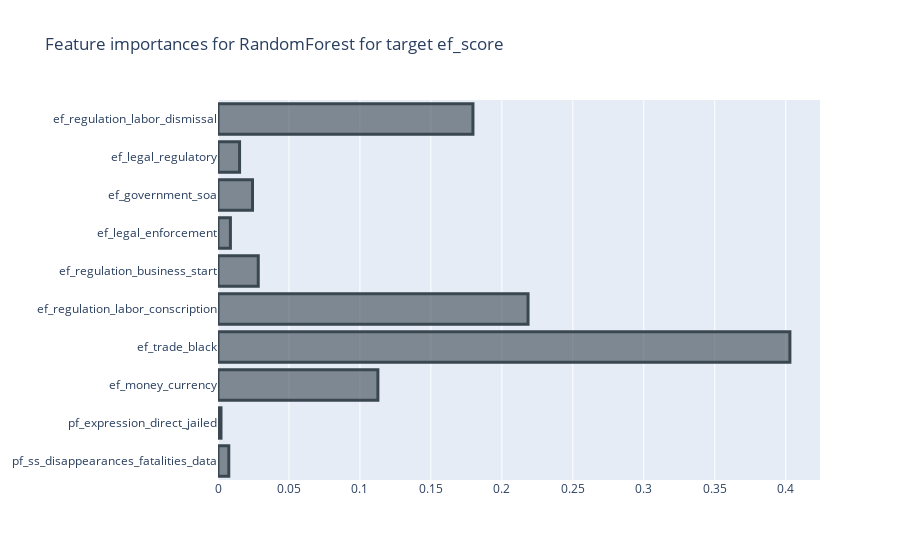
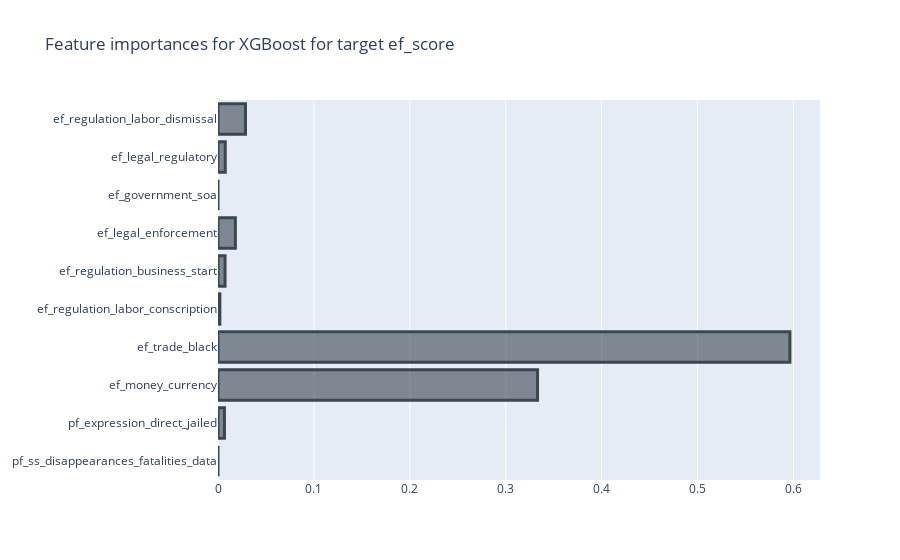
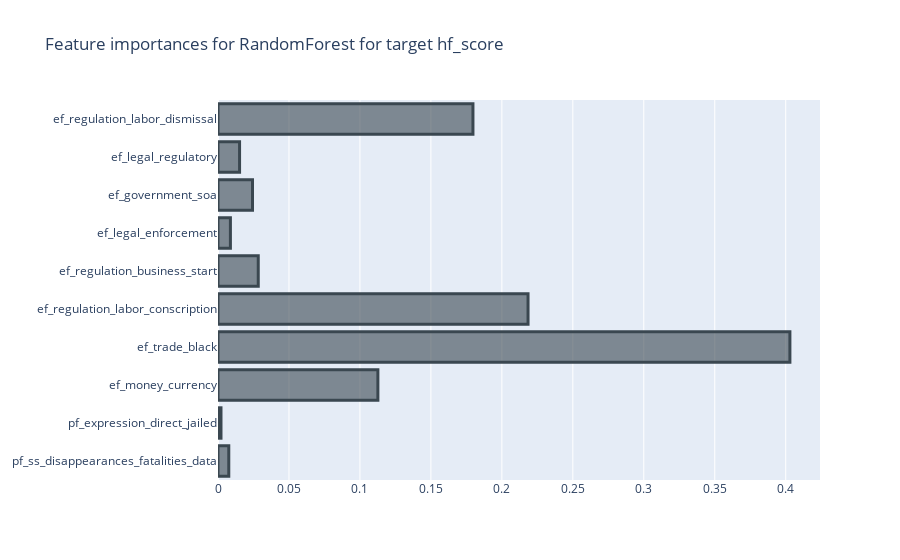
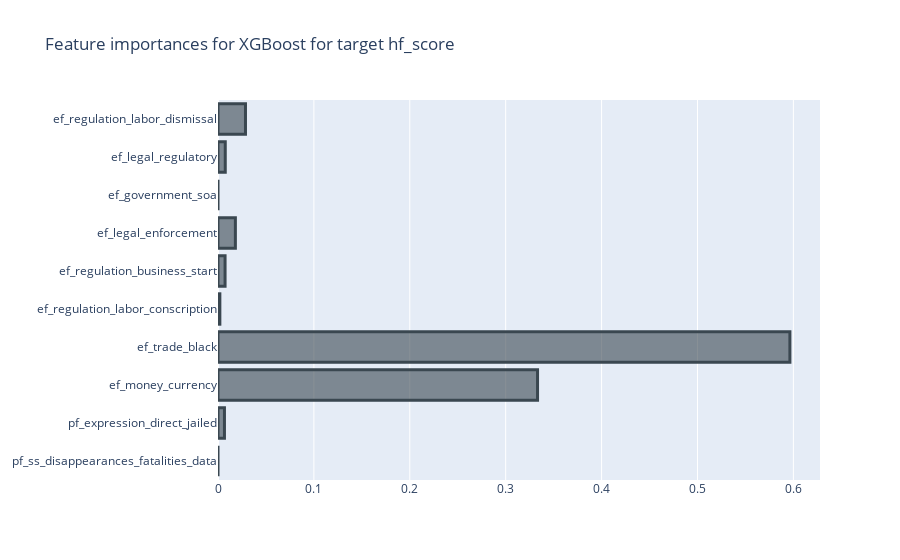

The notebook cell these images were saved under, in order:
### Code cell
tscv = TimeSeriesSplit(n_splits=5)
skf = StratifiedKFold(n_splits=5)

# With temporal sampling
best_models_rf_temporal, best_models_xgb_temporal = rf_xg_model(X_temp_train, X_temp_test, y_temp_train, y_temp_test, selected_features_dict_temporal, cv=tscv)

### Figure 1 — Plotly figure (JSON) as saved in the notebook; plotly's stock layout.template omitted (floating-point values rounded to 4 significant figures)
{"data": [{"marker": {"color": "rgba(58, 71, 80, 0.6)", "line": {"color": "rgba(58, 71, 80, 1.0)", "width": 3}}, "orientation": "h", "type": "bar", "x": [0.007592, 0.002106, 0.1127, 0.403, 0.2184, 0.02836, 0.008746, 0.02431, 0.0152, 0.1796], "y": ["pf_ss_disappearances_fatalities_data", "pf_expression_direct_jailed", "ef_money_currency", "ef_trade_black", "ef_regulation_labor_conscription", "ef_regulation_business_start", "ef_legal_enforcement", "ef_government_soa", "ef_legal_regulatory", "ef_regulation_labor_dismissal"]}], "layout": {"title": {"text": "Feature importances for RandomForest for target ef_score"}}}

### Figure 2 — Plotly figure (JSON) as saved in the notebook; plotly's stock layout.template omitted (floating-point values rounded to 4 significant figures)
{"data": [{"marker": {"color": "rgba(58, 71, 80, 0.6)", "line": {"color": "rgba(58, 71, 80, 1.0)", "width": 3}}, "orientation": "h", "type": "bar", "x": [0, 0.006731, 0.3332, 0.5964, 0.001925, 0.00737, 0.01812, 0, 0.007568, 0.02866], "y": ["pf_ss_disappearances_fatalities_data", "pf_expression_direct_jailed", "ef_money_currency", "ef_trade_black", "ef_regulation_labor_conscription", "ef_regulation_business_start", "ef_legal_enforcement", "ef_government_soa", "ef_legal_regulatory", "ef_regulation_labor_dismissal"]}], "layout": {"title": {"text": "Feature importances for XGBoost for target ef_score"}}}

### Figure 3 — Plotly figure (JSON) as saved in the notebook; plotly's stock layout.template omitted (floating-point values rounded to 4 significant figures)
{"data": [{"marker": {"color": "rgba(58, 71, 80, 0.6)", "line": {"color": "rgba(58, 71, 80, 1.0)", "width": 3}}, "orientation": "h", "type": "bar", "x": [0.007592, 0.002106, 0.1127, 0.403, 0.2184, 0.02836, 0.008746, 0.02431, 0.0152, 0.1796], "y": ["pf_ss_disappearances_fatalities_data", "pf_expression_direct_jailed", "ef_money_currency", "ef_trade_black", "ef_regulation_labor_conscription", "ef_regulation_business_start", "ef_legal_enforcement", "ef_government_soa", "ef_legal_regulatory", "ef_regulation_labor_dismissal"]}], "layout": {"title": {"text": "Feature importances for RandomForest for target hf_score"}}}

### Figure 4 — Plotly figure (JSON) as saved in the notebook; plotly's stock layout.template omitted (floating-point values rounded to 4 significant figures)
{"data": [{"marker": {"color": "rgba(58, 71, 80, 0.6)", "line": {"color": "rgba(58, 71, 80, 1.0)", "width": 3}}, "orientation": "h", "type": "bar", "x": [0, 0.006731, 0.3332, 0.5964, 0.001925, 0.00737, 0.01812, 0, 0.007568, 0.02866], "y": ["pf_ss_disappearances_fatalities_data", "pf_expression_direct_jailed", "ef_money_currency", "ef_trade_black", "ef_regulation_labor_conscription", "ef_regulation_business_start", "ef_legal_enforcement", "ef_government_soa", "ef_legal_regulatory", "ef_regulation_labor_dismissal"]}], "layout": {"title": {"text": "Feature importances for XGBoost for target hf_score"}}}
